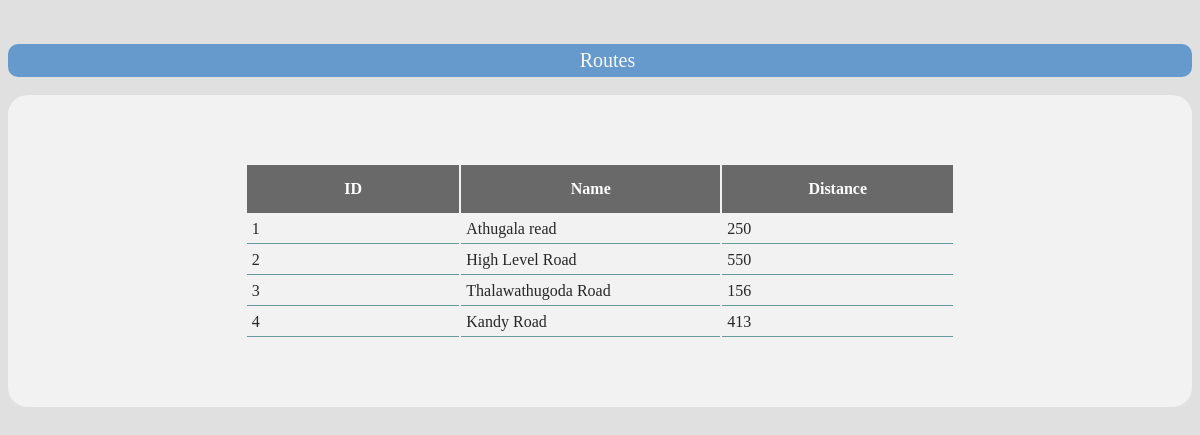
Screenshot of /Admin/view_route.php with the database file from the repository.
### tables this page shows
CREATE TABLE `route` (
  `Id` int(11) NOT NULL,
  `Name` text NOT NULL,
  `Distance` int(11) NOT NULL
);

### Admin/view_route.php (the view, shortened to what this page needs)
<html lang="en">
  <head>
    <link rel="stylesheet" href="../css/main.css">
  </head>
  <body bgcolor="#e0e0e0">
<center>
		<br>
<br>
<div class="h2div" >Routes</div>
<br>
<div class="div">
<br>
<table class="table1 normaltable" >
	<tr>
		<th class="tablerecharge">ID</th>
		<th class="tablerecharge">Name</th>
		<th class="tablerecharge">Distance</th>
	</tr>
    <?php
            $sql_query = "select * from  route";
            $result = mysql_query($sql_query);
            while ($data = mysql_fetch_array($result))
            {
                $id = $data['Id'];
                $name = $data['Name'];
                $dis = $data['Distance'];
                echo '
                	<tr>
                		<td class="tablerecharge">'.$id.'</td>
                		<td class="tablerecharge">'.$name.'</td>
                		<td class="tablerecharge">'.$dis.'</td>
                	</tr>';
            }
	?>
	</table>
<br>
</div>
<br>
</center>
  </body>
</html>

### css/main.css (style rules this page uses)
.div { border-radius: 20px; background-color: #f2f2f2; padding-bottom: 50px; padding-top: 50px; }
.table1 { border-radius: 10px; width: 60% }
.h2div { background-color: #6699cc; color: #F8F8F8; font-family: Georgia; font-size: 20px; vertical-align: center; padding-left: 15px; padding-top: 5px; padding-bottom: 5px; border-radius: 10px; }
.tablerecharge { width: 10% }
.normaltable td { vertical-align: bottom; padding: 5px; text-align: 15px; height: 10px; border-bottom: 1px solid #669999; color: #262626 }
.normaltable th { background-color: #696969 ; color: white; height: 20px; vertical-align: bottom; padding: 15px; text-align: 15px }

### rows the page displays
route: Id "1", Name "Athugala read", Distance "250"
route: Id "2", Name "High Level Road", Distance "550"
route: Id "3", Name "Thalawathugoda Road", Distance "156"
route: Id "4", Name "Kandy Road", Distance "413"
